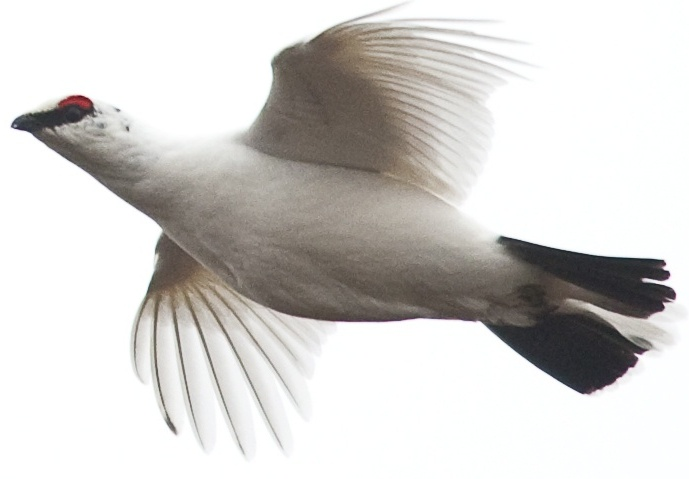
#> input picture datasets/crops/20090501-13.21-66_noexif.jpg, 689 x 479 px; its folder holds only this picture in this run
$ python data_augmentation.py
#> lines starting #> are read from the running program, lines starting #| are printed output that depends on the picture
import cv2
import glob
from pathlib import Path
import random
import numpy as np

#Gets images from cropped photos folder
crop_paths = glob.glob("datasets/crops/*.jpg")
imgs = [cv2.imread(path) for path in crop_paths]
#> imgs = 1 item

# Setting the desired pixel size of the photos and the
# directory to where the new photos will go
desired_size = 512
pad_directory = Path("datasets/pads")
pad_directory.mkdir(exist_ok=True)

for i, img in enumerate(imgs):
    # I want to preserve the aspect ratio of the images while
    # scaling them down so I scale them based on the ratio of the
    # desired size and the longest side of the image.
    h,w = img.shape[:2]
    if( h>w):
        ratio = desired_size/h
    else:
        ratio = desired_size/w
    # Getting the new pixel side lengths for the images
    new_h, new_w = round(h*ratio), round(w*ratio)
    # Testing to see if it worked
    print("OLD: ", h, w)
    print("NEW: ", new_h, new_w)
    # People online suggested using cv2.INTER_AREA for shrinking
    # images and cv2.INTER_CUBIC or cv2.INTER_LINEAR for enlargening
    if(ratio >1):
        interpolation = cv2.INTER_AREA
    else:
        interpolation = cv2.INTER_CUBIC #Or us INTER_LINEAR
    #Resizing the image
    resized_img = cv2.resize(img, (new_w, new_h), interpolation = interpolation)

    # Since the new image is not a perfect square, I am adding padding to the side that hasn't reached 512 pixels yet
    # to get it to a square

    # Getting how much padding I need for the sides
    remaining_h, remaining_w, = 512-new_h, 512-new_w
    # Separate the needed padding between top and bottom and right and left. Instead of just dividing by two, subtract from the remaining amount
    # to avoid problems with odd numbers
    remaining_htop, remaining_wleft = round(remaining_h/2), round(remaining_w/2)
    remaining_bot, remaining_wright = remaining_h-remaining_htop, remaining_w-remaining_wleft

    #Adds the padding to the image and then saves it into the new directory.
    pad = cv2.copyMakeBorder(resized_img, remaining_htop, remaining_bot, remaining_wleft, remaining_wright, cv2.BORDER_CONSTANT)
    pad_name = Path(crop_paths[i]).stem + ".jpg"
    cv2.imwrite(str(pad_directory / pad_name), pad)
#> this loop made 1 pass
#> (h, w, ratio, new_h, new_w, interpolation, remaining_h, remaining_w) on pass 1: (479, 689, 0.743, 356, 512, 2, 156, 0)
#| OLD:  479 689
#| NEW:  356 512
#> pass 1, `pad = cv2.copyMakeBorder(resized_img, remaining_htop, remaining_bot, r..`:
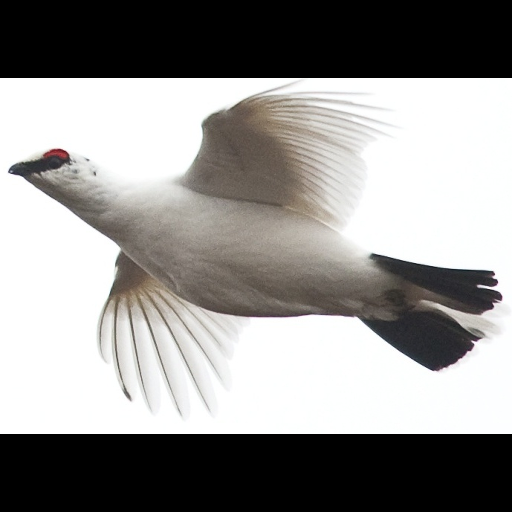
#> pad: shape (512, 512, 3); mean B, G, R 143.4, 145, 146.4

    # [23 lines of commented-out code are left out]


$ run again, on datasets/crops/20090503-09.15-144_noexif.jpg
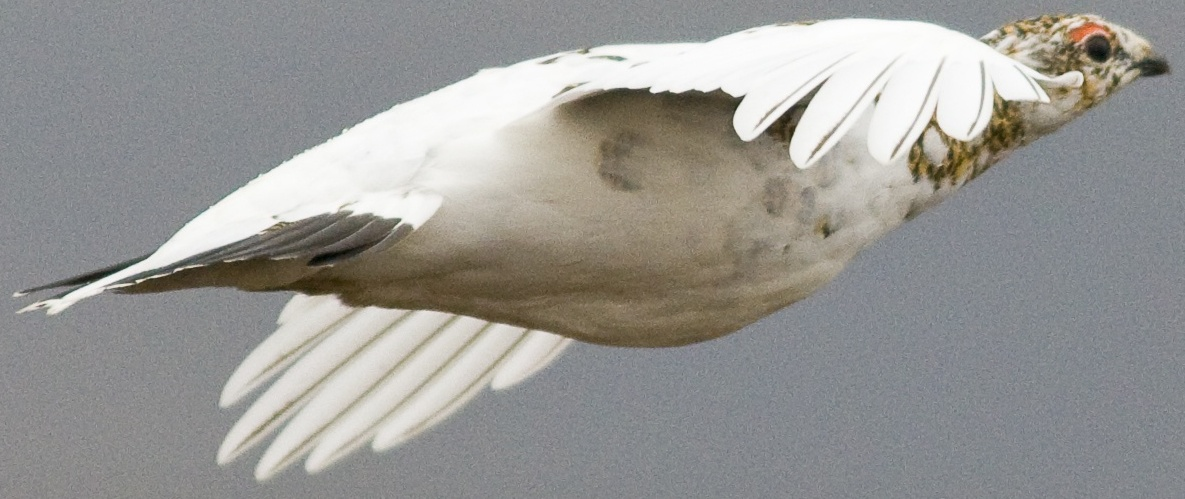
#> input picture datasets/crops/20090503-09.15-144_noexif.jpg, 1185 x 499 px
#> imgs = 1 item
#> the loop `for i, img in enumerate(imgs):` made 1 pass
#> (h, w, ratio, new_h, new_w, interpolation, remaining_h, remaining_w) on pass 1: (499, 1185, 0.432, 216, 512, 2, 296, 0)
#> (printed output is left out)
#> pass 1, `pad = cv2.copyMakeBorder(resized_img, remaining_htop, remaining_bot, r..`:
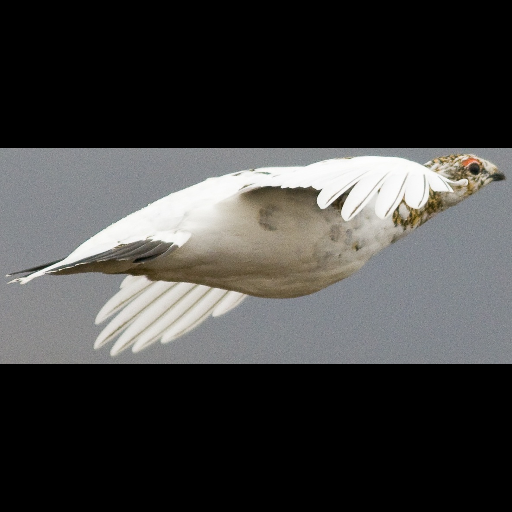
#> pad: shape (512, 512, 3); mean B, G, R 62.7, 63.9, 64.3

$ run again, on datasets/crops/20090502-13.16-103_noexif.jpg
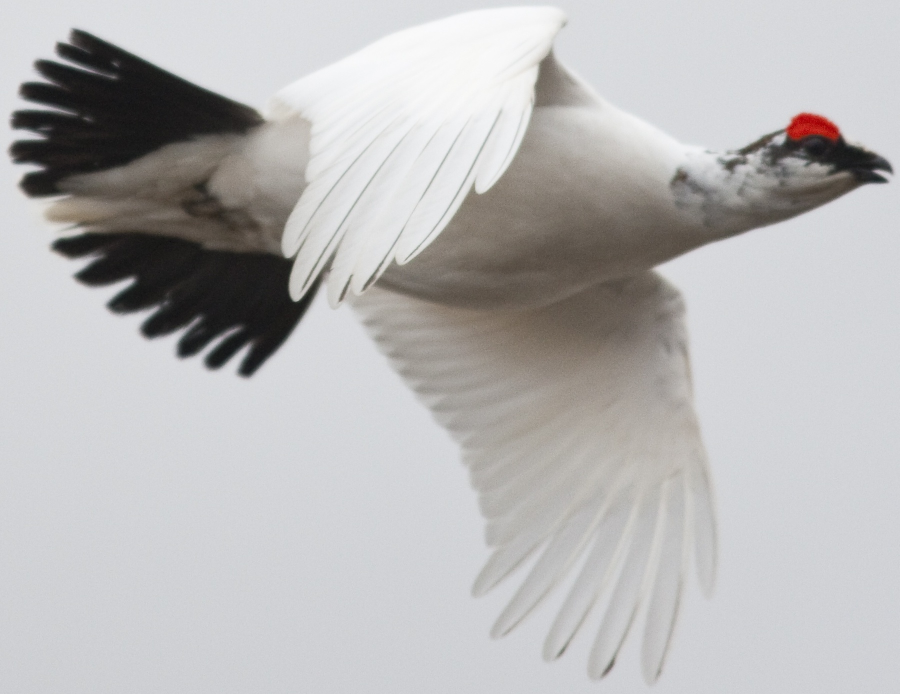
#> input picture datasets/crops/20090502-13.16-103_noexif.jpg, 1799 x 1388 px (shown at 1/2 size)
#> imgs = 1 item
#> the loop `for i, img in enumerate(imgs):` made 1 pass
#> (h, w, ratio, new_h, new_w, interpolation, remaining_h, remaining_w) on pass 1: (1388, 1799, 0.285, 395, 512, 2, 117, 0)
#> (printed output is left out)
#> pass 1, `resized_img = cv2.resize(img, (new_w, new_h), interpolation = interpol..`:
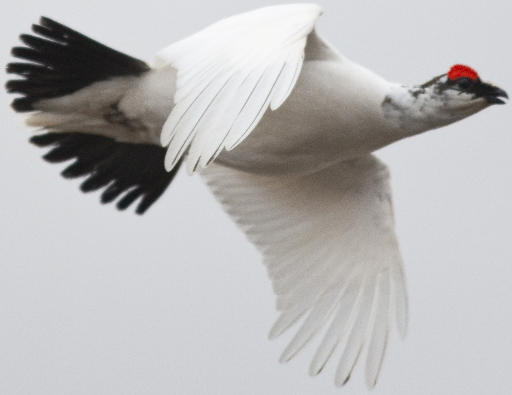
#> resized_img: shape (395, 512, 3); mean B, G, R 183.7, 183.2, 184.3
#> pass 1, `pad = cv2.copyMakeBorder(resized_img, remaining_htop, remaining_bot, r..`:
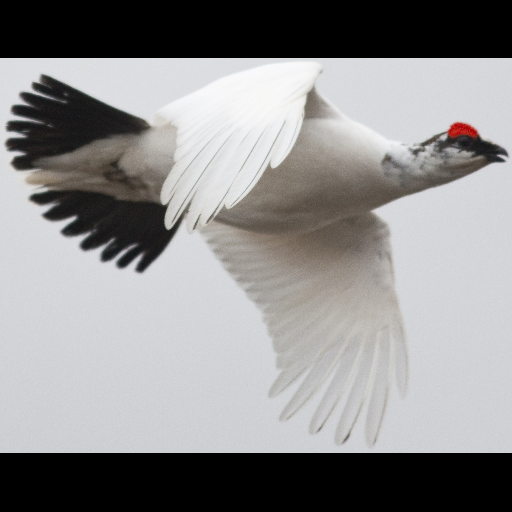
#> pad: shape (512, 512, 3); mean B, G, R 141.7, 141.4, 142.2
